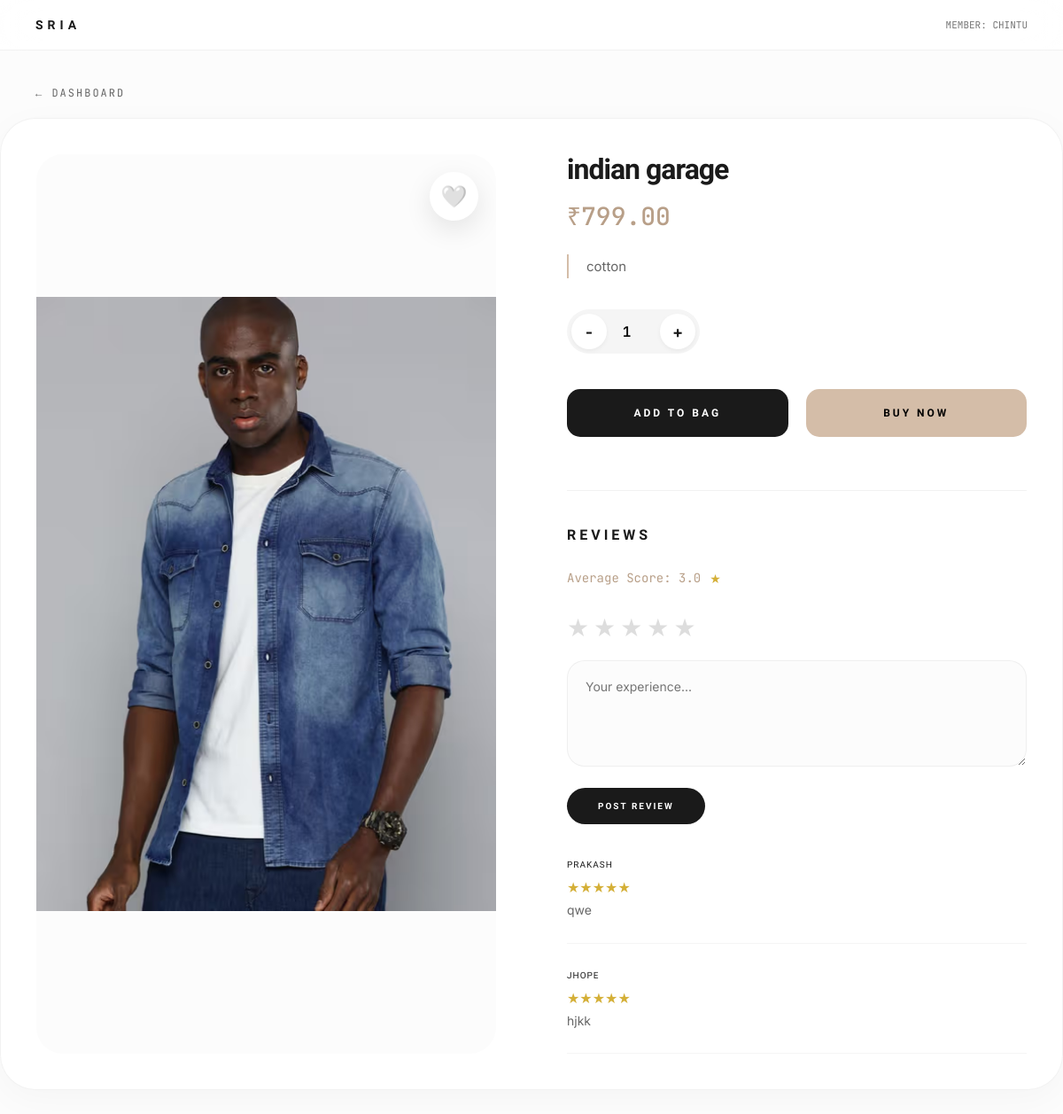
Page /product/8/ (signed in) on the committed database.
### category/models.py (models this page shows, shortened)
class Product(models.Model):
    category = models.ForeignKey(Category, on_delete=models.CASCADE)
    subcategory = models.ForeignKey(SubCategory, on_delete=models.CASCADE)
    name = models.CharField(max_length=200)
    description = models.TextField()
    price = models.DecimalField(max_digits=10, decimal_places=2)
    image = models.ImageField(upload_to='products/')
    stock=models.IntegerField(default=10)

class Review(models.Model):
    product = models.ForeignKey('Product', on_delete=models.CASCADE, related_name='reviews')
    user = models.ForeignKey(User, on_delete=models.CASCADE)
    rating = models.IntegerField()
    comment = models.TextField(blank=True)
    created_at = models.DateTimeField(auto_now_add=True)
    class Meta:
        unique_together = ('product', 'user')

### category/views.py (the view, shortened to what this page needs)
# urls.py: path("product/<int:product_id>/", views.product_detail, name="product_detail"),
@login_required
def product_detail(request, product_id):
    product = get_object_or_404(Product, id=product_id)
    recent = request.session.get('recently_viewed', [])
    if product_id in recent:
        recent.remove(product_id)
    recent.insert(0, product_id)
    request.session['recently_viewed'] = recent[:5]
    wishlist, _ = Wishlist.objects.get_or_create(user=request.user)
    in_wishlist = WishlistItem.objects.filter(
        wishlist=wishlist,
        product=product
    ).exists()
    reviews = product.reviews.all().order_by("-created_at")
    avg_rating = reviews.aggregate(Avg('rating'))['rating__avg']
    return render(request, "product_detail.html", {
        "product": product,
        "in_wishlist": in_wishlist,
        "reviews":reviews,
        "avg_rating":avg_rating
    })

### category/templates/product_detail.html (shortened to what this page needs)
{% load static %}
<!DOCTYPE html>
<html lang="en">
<head>
</head>
<body>
<div class="header">
    <strong>SRIA</strong>
    <div style="font-family: 'JetBrains Mono'; font-size: 11px; opacity: 0.6; text-transform: uppercase;">Member: {{ request.user.username }}</div>
</div>
<a href="{% url 'dashboard' %}" class="back-nav">← Dashboard</a>
<div class="container" id="parallax-scene">
    <div class="image-box">
        <img src="{{ product.image.url }}" alt="{{ product.name }}">
        <button
            id="wishlist-btn"
            class="wishlist-btn"
            onclick="toggleWishlist({{ product.id }})">
            {% if in_wishlist %}❤️{% else %}🤍{% endif %}
        </button>
    </div>
    <div class="details">
        <h2>{{ product.name }}</h2>
        <span class="price">₹{{ product.price }}</span>
        <div class="description">
            {{ product.description }}
        </div>
        <form method="POST" action="{% url 'add_to_cart' product.id %}">
            <div class="quantity-box">
                <button type="button" onclick="decrease()">-</button>
                <input type="number" name="quantity" id="quantity" value="1" min="1">
                <button type="button" onclick="increase()">+</button>
            </div>
            <div class="buttons">
                <button type="submit" class="btn btn-cart">Add to Bag</button>
                <button type="submit" formaction="{% url 'buy_now' product.id %}" class="btn btn-buy">Buy Now</button>
            </div>
        </form>
        <div class="reviews-container">
            <h3>Reviews</h3>
            <div class="avg-rating">
                Average Score:
                {% if avg_rating %}
                    {{ avg_rating|floatformat:1 }} <span style="color: var(--gold);">★</span>
                {% else %}
                    No ratings yet
                {% endif %}
            </div>
            {% if user.is_authenticated %}
            <form method="POST" style="margin-bottom: 40px;">
                <div class="star-rating">
                    <span class="star" data-value="1">★</span>
                    <span class="star" data-value="2">★</span>
                    <span class="star" data-value="3">★</span>
                    <span class="star" data-value="4">★</span>
                    <span class="star" data-value="5">★</span>
                </div>
                <textarea name="comment" placeholder="Your experience..."></textarea>
                <button type="submit" class="submit-review">Post Review</button>
            </form>
            {% endif %}
            <div class="reviews-list">
                {% for review in reviews %}
                    <div class="review-item">
                        <span class="review-user">{{ review.user.username }}</span>
                        <div style="margin-bottom: 5px; color: var(--gold);">
                            {% for i in "12345"|slice:":review.rating" %}★{% endfor %}
                        </div>
                        <p class="review-comment">{{ review.comment }}</p>
                    </div>
                {% empty %}
                    <p style="opacity: 0.5; font-size: 13px;">Be the first to review this piece.</p>
                {% endfor %}
            </div>
        </div>
    </div>
</div>
</body>
</html>

### rows in the picture
Product: image (picture), name "indian garage", price "799.00", description "cotton"
Review: user.username "PRAKASH", comment "qwe"
Review: user.username "JHOPE", comment "hjkk"

### other values in the picture
{{ request.user.username }} "CHINTU"
{{ avg_rating|floatformat:1 }} "3.0"
